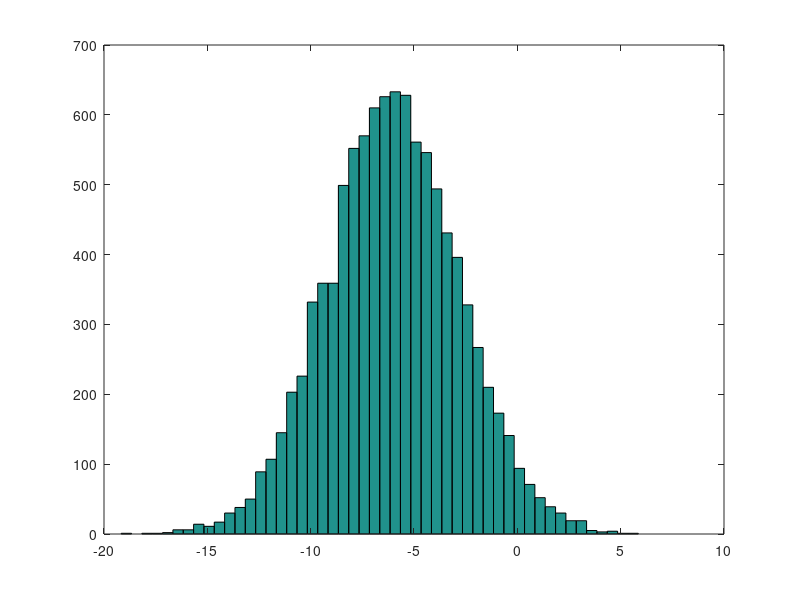

The MATLAB script that drew this image:
# octave tutorial
5 + 6

# assigning variables
a = 3
b = 'hi'
c = (3 > 1)

# to only display the value
disp(a)
disp(sprintf('2 decimals: %0.2f', a))

# plots
w = -6 + sqrt(10) * (randn(1, 10000));
hist(w)

# plot histogram with 50 bins
hist(w, 50)

# create identity matrix
eye(4) ##creates a 4x4 identity matrix

# get help for eye
help eye;

x = [2 4; 4 5]
y = [1 5; 1 5]

# moving data in octave
A = [1 2; 3 4; 5 6]
size(A)

# for loops
v = zeros(10, 1)
for i = 1:10,
    v(i) = 2^i;
end

# while loops
i = 1
while i <= 5,
    v(i) = 100;
    i = i+1
end

# break on while loop
i = 1
while true, 
    v(i) = 999;
    i = i+1;
    if i == 6,
        break;
    end;
end

# if-else statement

v(1) = 2
if v(1) == 1,
   disp('The value is one');
elseif v(1) == 2,
   disp('The value is two');
else,
   disp('The value is not one or two.');
end